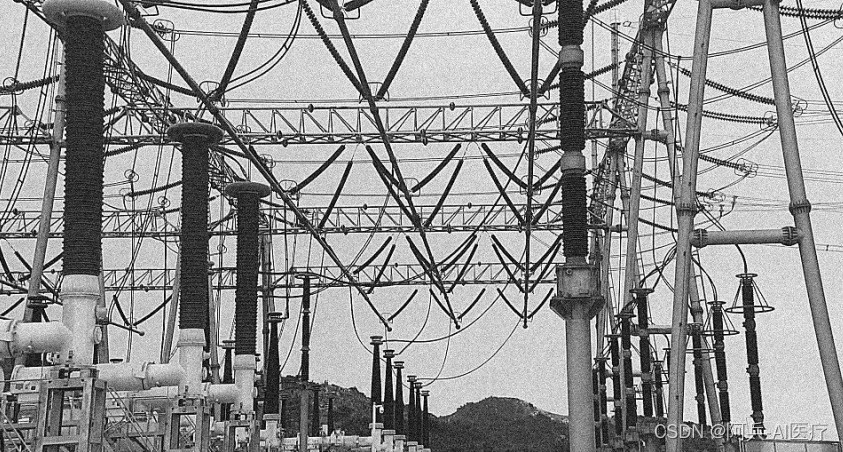
//> input picture AdaptiveWienerFilter/test.jpeg, 843 x 452 px, given in place of test.jpg, which was not available
$ ./ExampleMain   (built with g++ and OpenCV 4)
//> lines starting //> are read from the running program, lines starting //| are printed output that depends on the picture; pictures that were not available may be replaced by others from this repository, and a replacement may not be noted
### AdaptiveWienerFilter/WienerFilter.cpp
// [30 lines of licence text are left out]

#include "WienerFilter.h"

using namespace cv;

double WienerFilterImpl(const Mat& src, Mat& dst, double noiseVariance, const Size& block){
//> called with noiseVariance = -1, block = Size(5, 1)

	//assert(("Invalid block dimensions", block.width % 2 == 1 && block.height % 2 == 1 && block.width > 1 && block.height > 1));
	assert(("src and dst must be one channel grayscale images", src.channels() == 1, dst.channels() == 1));

	int h = src.rows;
//> h = 452
	int w = src.cols;
//> w = 843

	dst = Mat(h, w, src.type());

	Mat1d means, sqrMeans, variances;
	Mat1d avgVarianceMat;

	boxFilter(src, means, CV_64F, block, Point(-1, -1), true, BORDER_REPLICATE);
	sqrBoxFilter(src, sqrMeans, CV_64F, block, Point(-1, -1), true, BORDER_REPLICATE);

	Mat1d means2 = means.mul(means);
	variances = sqrMeans - (means.mul(means));
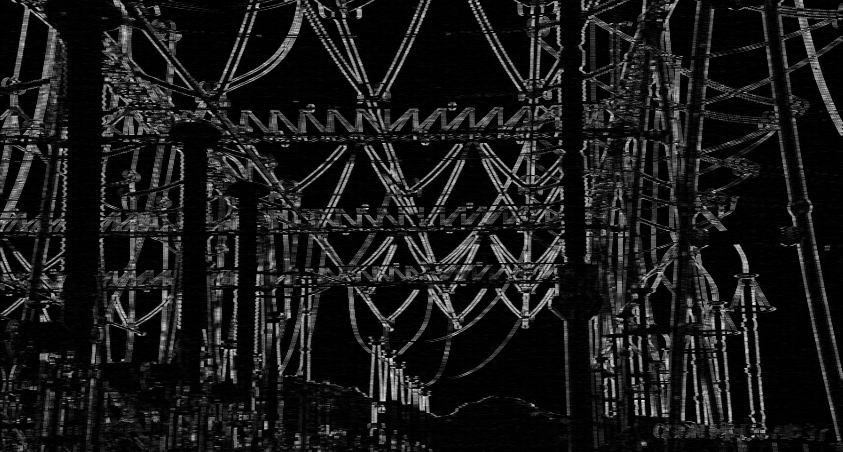
//> variances: 452 rows x 843 cols, CV_64FC1; min 0.16, max 13448.8, mean 1370.8; drawn with min black and max white

	if (noiseVariance < 0){
		// I have to estimate the noiseVariance
		reduce(variances, avgVarianceMat, 1, REDUCE_SUM, -1);
//> avgVarianceMat = 452 values, max 2039792.3 at index 278, min 488879.4 at index 450, mean 1155543.1
		reduce(avgVarianceMat, avgVarianceMat, 0, REDUCE_SUM, -1);
//> avgVarianceMat = [522305476.4]
		noiseVariance = avgVarianceMat(0, 0) / (h*w);
//> noiseVariance = 1370.8
	}

	int num = src.type();
//> num = 5

	if (0 == num)
	{
		for (int r = 0; r < h; ++r) {
			// get row pointers
			uchar const * const srcRow = src.ptr<uchar>(r);
			uchar * const dstRow = dst.ptr<uchar>(r);
			double * const varRow = variances.ptr<double>(r);
			double * const meanRow = means.ptr<double>(r);
			for (int c = 0; c < w; ++c) {
				dstRow[c] = saturate_cast<uchar>(
					meanRow[c] + max(0., varRow[c] - noiseVariance) / max(varRow[c], noiseVariance) * (srcRow[c] - meanRow[c])
					);
			}
		}
	}
	else if (5 == num)
	{
		for (int r = 0; r < h; ++r) {
			// get row pointers
			float const * const srcRow = src.ptr<float>(r);
			float * const dstRow = dst.ptr<float>(r);
			double * const varRow = variances.ptr<double>(r);
			double * const meanRow = means.ptr<double>(r);
			for (int c = 0; c < w; ++c) {
				dstRow[c] = saturate_cast<float>(
					meanRow[c] + max(0., varRow[c] - noiseVariance) / max(varRow[c], noiseVariance) * (srcRow[c] - meanRow[c])
					);
			}
		}
	}


	return noiseVariance;
}

void WienerFilter(const Mat& src, Mat& dst, double noiseVariance, const Size& block){
	WienerFilterImpl(src, dst, noiseVariance, block);
	return;
}


double WienerFilter(const Mat& src, Mat& dst, const Size& block){
	return WienerFilterImpl(src, dst, -1, block);
}

### AdaptiveWienerFilter/ExampleMain.cpp
// [30 lines of licence text are left out]

#include <opencv2/core/core.hpp>
#include <opencv2/highgui/highgui.hpp>
#include <opencv2/imgproc.hpp>

#include <iostream>

using namespace cv;
using namespace std;

#include "WienerFilter.h"

int main(void)
{
	// This main applies the Adaptive Wiener Filter on a simple example
	// image and save results in the project installation folder

	string testImage = "test.jpg";
	Mat1f src = imread(testImage, 0);

	Mat1f dst3x3, dst5x5, dst5x5_fixedNoise;

	if (src.empty()){
		cout << "The specified image '" << testImage << "' does not exists" << endl;
		exit(-1);
	}

	double estimatedNoiseVariance;

	// Call to WienerFilter function with a 3x3 kernel and estimated noise variances
	estimatedNoiseVariance = WienerFilter(src, dst3x3, Size(5, 1));
//> estimatedNoiseVariance = 1370.8

	// Call to WienerFilter function with default 5x5 kernel estimated noise variances
	estimatedNoiseVariance = WienerFilter(src, dst5x5, Size(5, 5));
//> call 2 of WienerFilterImpl, with noiseVariance = -1, block = Size(5, 5)
//> in WienerFilterImpl (call 2), `Mat1d means2 = means.mul(means);`:
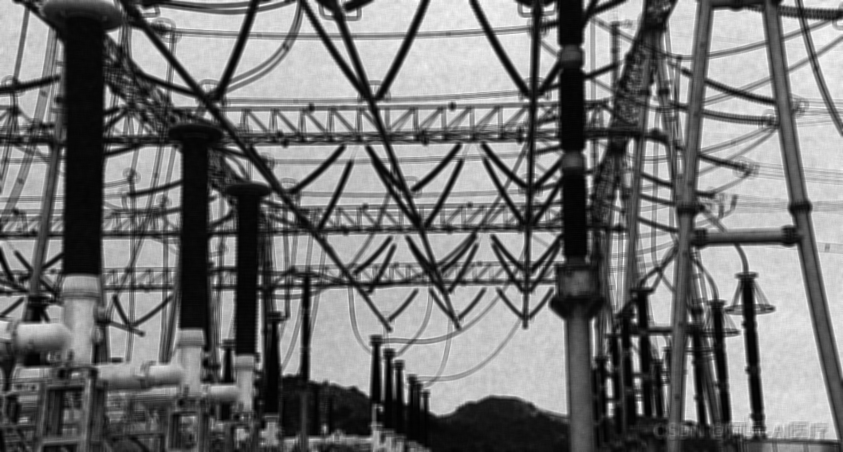
//> means2: 452 rows x 843 cols, CV_64FC1; min 454.5, max 53842.6, mean 24721.9; drawn with min black and max white
//> in WienerFilterImpl (call 2), `variances = sqrMeans - (means.mul(means));`:
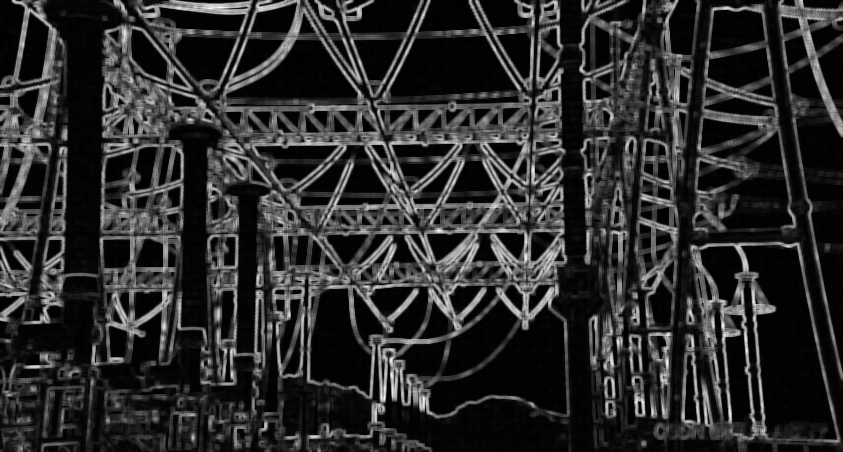
//> variances: 452 rows x 843 cols, CV_64FC1; min 16.5, max 11058.7, mean 1983.8; drawn with min black and max white
//> in WienerFilterImpl (call 2), `reduce(variances, avgVarianceMat, 1, REDUCE_SUM, -1);`: avgVarianceMat = 452 values, max 2937235.2 at index 143, min 587406.5 at index 451, mean 1672335.6
//> in WienerFilterImpl (call 2), `reduce(avgVarianceMat, avgVarianceMat, 0, REDUCE_SUM, -1);`: avgVarianceMat = [755895672.9]
//> in WienerFilterImpl (call 2), `noiseVariance = avgVarianceMat(0, 0) / (h*w);`: noiseVariance = 1983.8
//> after the loop in WienerFilterImpl (call 2), `for (int r = 0; r < h; ++r)`:
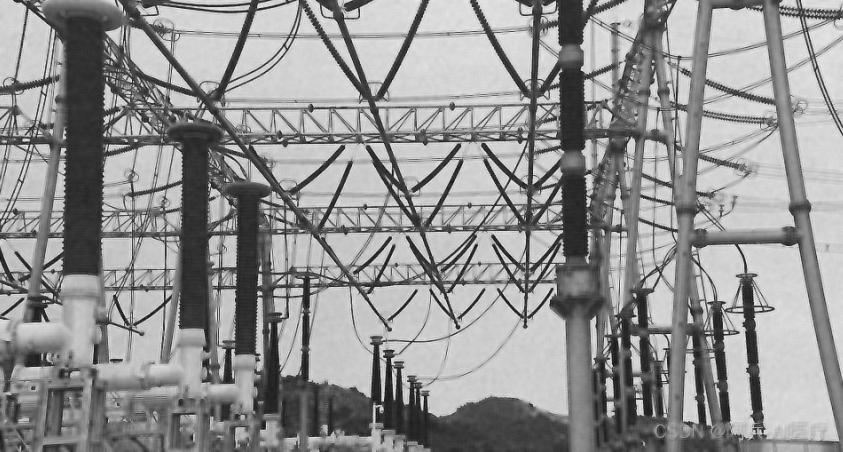
//> dst: 452 rows x 843 cols, CV_32FC1; min 19.2, max 235.2, mean 146.6
//> estimatedNoiseVariance = 1983.8

	// Call to WienerFilter function with a default 5x5 kernel and fixed noise variances
	WienerFilter(src, dst5x5_fixedNoise, 5000);

	imwrite("Filtered5X1.png", dst3x3);
	imwrite("Filtered5X5.png", dst5x5);
	imwrite("Filtered5X5_fixedNoise.png", dst5x5_fixedNoise);

	estimatedNoiseVariance = WienerFilter(src, dst3x3, Size(1, 5));
//> call 4 of WienerFilterImpl, with noiseVariance = -1, block = Size(1, 5)
//> in WienerFilterImpl (call 4), `boxFilter(src, means, CV_64F, block, Point(-1, -1), true, BORDER_REPLI..`:
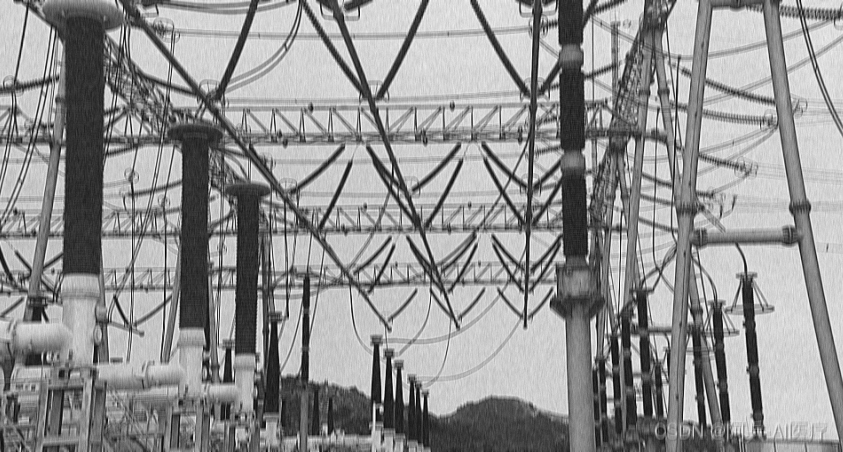
//> means: 452 rows x 843 cols, CV_64FC1; min 1.8, max 254, mean 146.7
//> in WienerFilterImpl (call 4), `Mat1d means2 = means.mul(means);`:
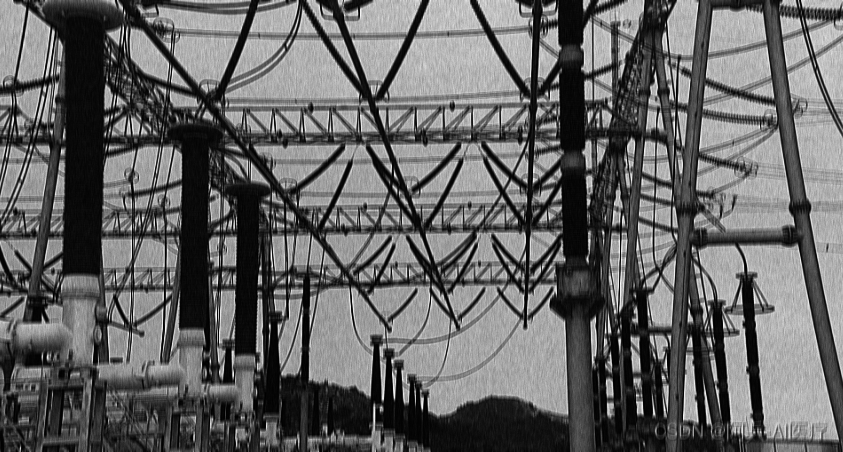
//> means2: 452 rows x 843 cols, CV_64FC1; min 3.24, max 64516, mean 25522.4; drawn with min black and max white
//> in WienerFilterImpl (call 4), `variances = sqrMeans - (means.mul(means));`:
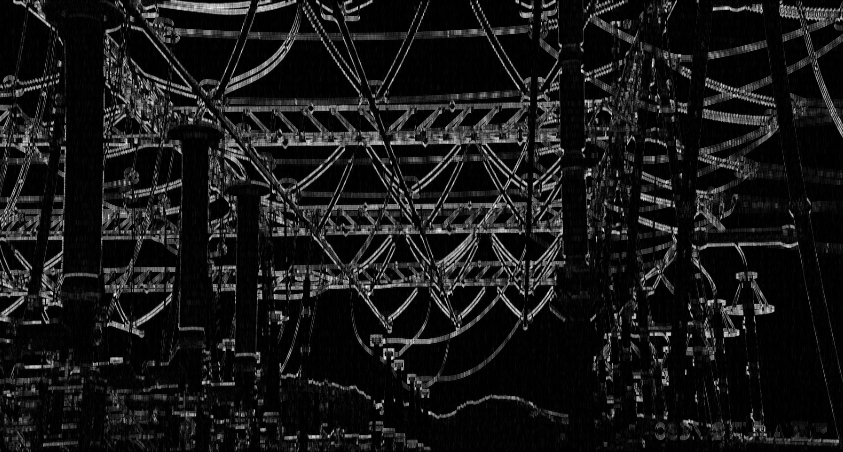
//> variances: 452 rows x 843 cols, CV_64FC1; min 0, max 12543, mean 1183.1; drawn with min black and max white
//> in WienerFilterImpl (call 4), `reduce(variances, avgVarianceMat, 1, REDUCE_SUM, -1);`: avgVarianceMat = 452 values, max 2486835.8 at index 143, min 185294.6 at index 451, mean 997370.6
//> in WienerFilterImpl (call 4), `reduce(avgVarianceMat, avgVarianceMat, 0, REDUCE_SUM, -1);`: avgVarianceMat = [450811488.6]
//> in WienerFilterImpl (call 4), `noiseVariance = avgVarianceMat(0, 0) / (h*w);`: noiseVariance = 1183.1
//> estimatedNoiseVariance = 1183.1
	imwrite("Filtered1X5.png", dst3x3);
	imwrite("Filtered5X11.png", src);

	return 0;
}

$ run again, with AdaptiveWienerFilter/ExampleImage.jpg copied over AdaptiveWienerFilter/test.jpeg
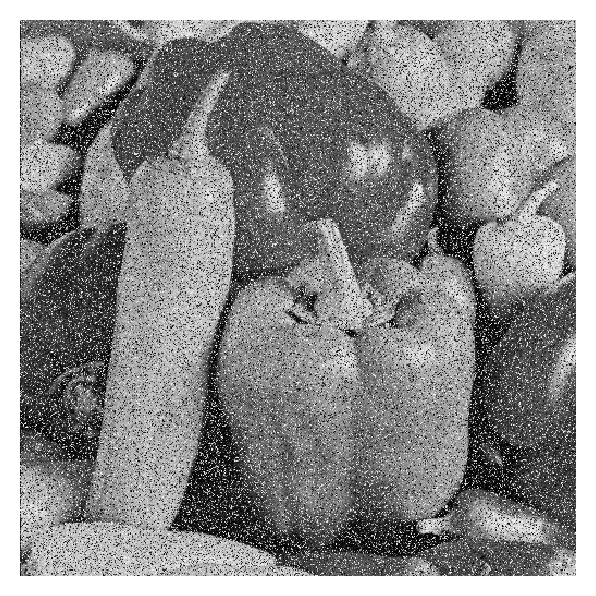
//> input picture AdaptiveWienerFilter/ExampleImage.jpg, 596 x 596 px, given in place of test.jpg, which was not available
//> in WienerFilterImpl, `reduce(variances, avgVarianceMat, 1, REDUCE_SUM, -1);`: avgVarianceMat = 596 values, max 1633449.4 at index 542, min 0 at index 0, mean 1040157.3
//> in WienerFilterImpl, `reduce(avgVarianceMat, avgVarianceMat, 0, REDUCE_SUM, -1);`: avgVarianceMat = [619933749.4]
//> noiseVariance = 1745.2
//> `estimatedNoiseVariance = WienerFilter(src, dst5x5, Size(5, 5));`: estimatedNoiseVariance = 2177.8
//> in WienerFilterImpl (call 4), `sqrBoxFilter(src, sqrMeans, CV_64F, block, Point(-1, -1), true, BORDER..`:
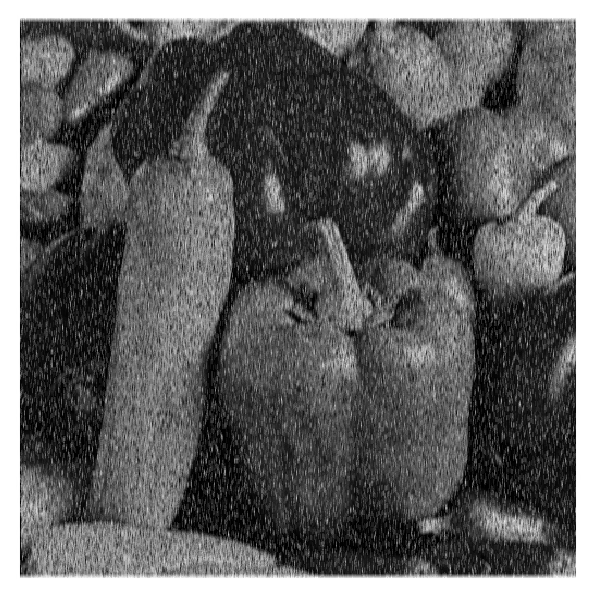
//> sqrMeans: 596 rows x 596 cols, CV_64FC1; min 0, max 65025, mean 24910.2; drawn with min black and max white
//> in WienerFilterImpl (call 4), `variances = sqrMeans - (means.mul(means));`:
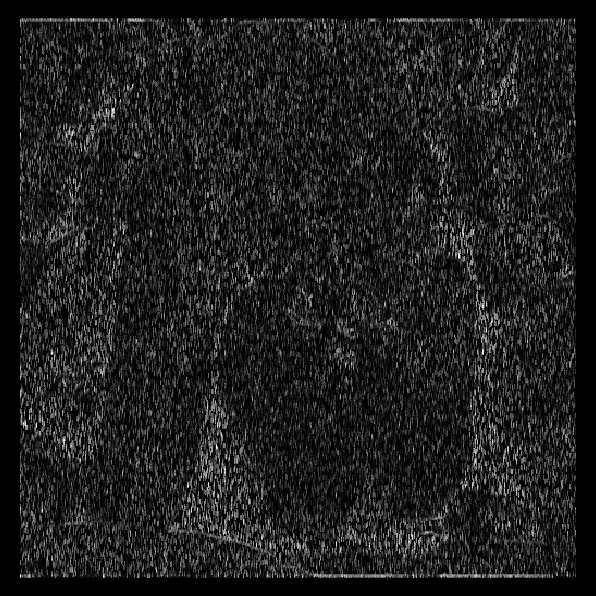
//> variances: 596 rows x 596 cols, CV_64FC1; min 0, max 14027.6, mean 1702.9; drawn with min black and max white
//> in WienerFilterImpl (call 4), `reduce(variances, avgVarianceMat, 1, REDUCE_SUM, -1);`: avgVarianceMat = 596 values, max 2568859.7 at index 575, min 0 at index 0, mean 1014955.7
//> in WienerFilterImpl (call 4), `reduce(avgVarianceMat, avgVarianceMat, 0, REDUCE_SUM, -1);`: avgVarianceMat = [604913602.1]
//> noiseVariance = 1702.9
